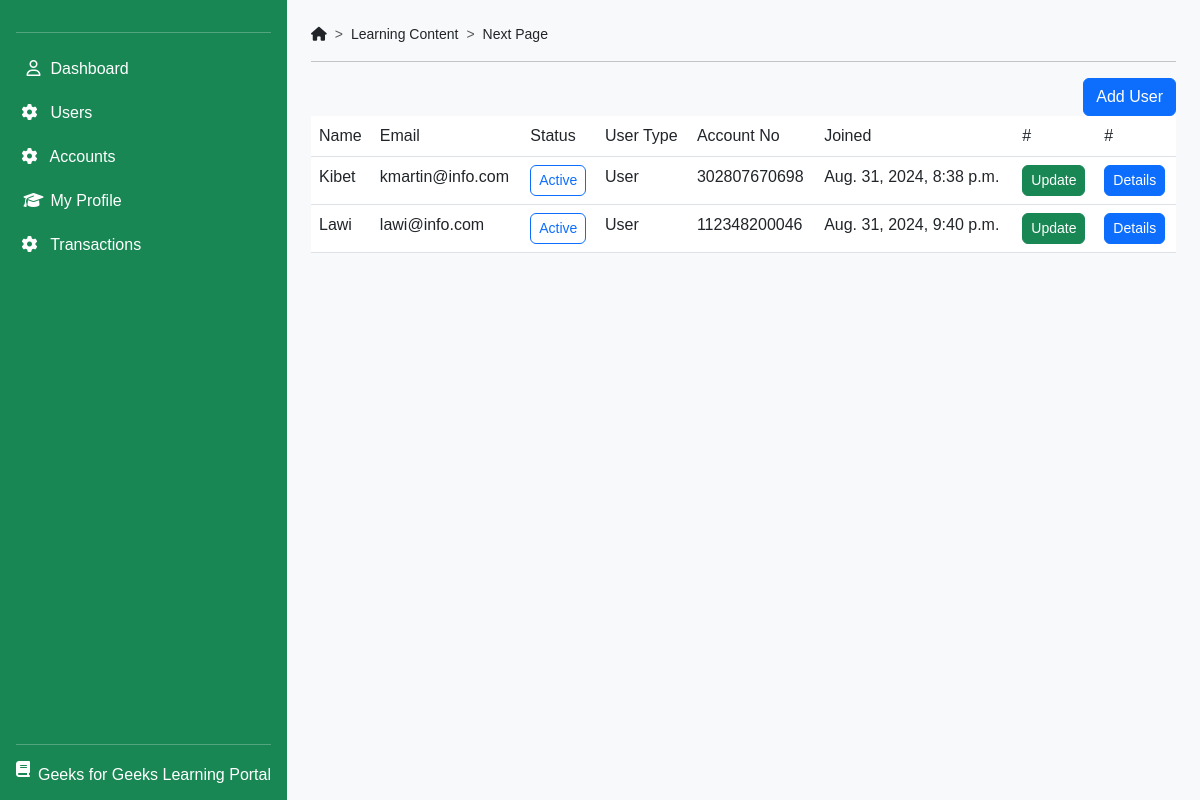
Before: /control/ctrl_users/ with the older database file.
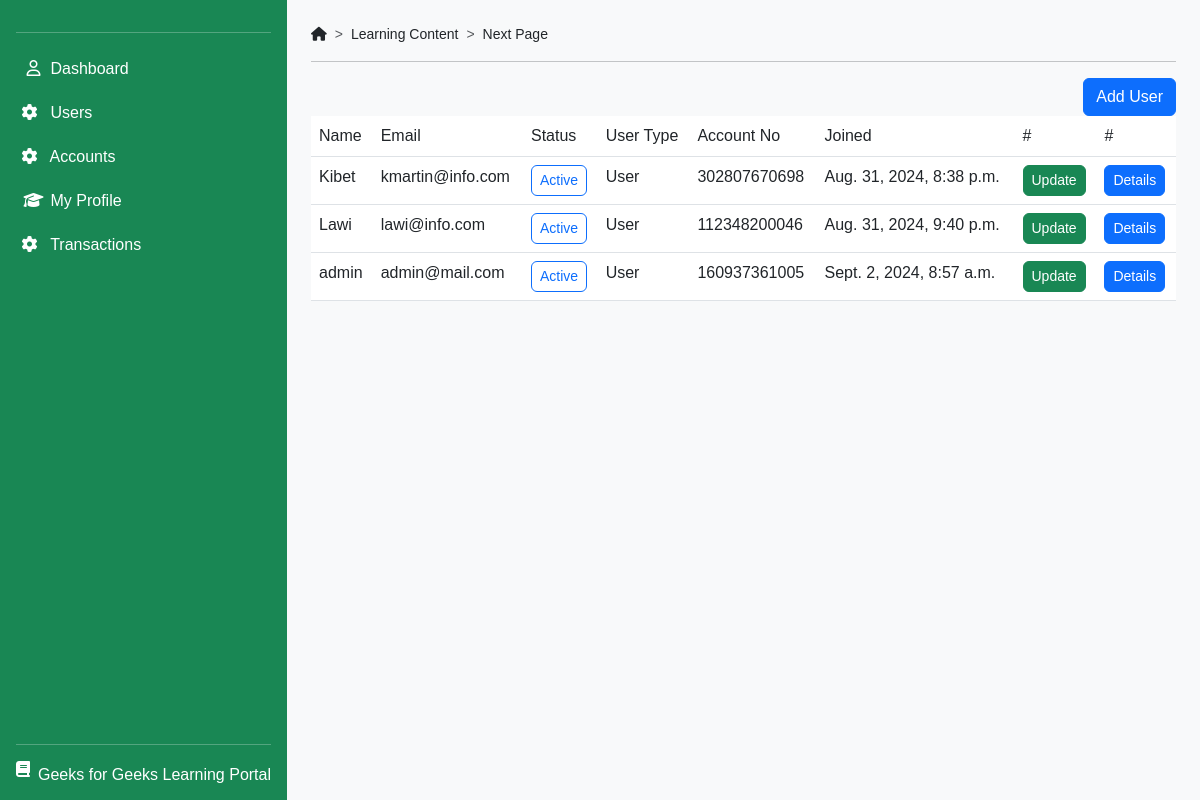
After: the same page with the newer database file.
### accounts/models.py (models this page shows, shortened)
class CustomUser(AbstractBaseUser, PermissionsMixin):
    ROLES = [
        ('User', 'user'),
        ('Staff', 'staff'),
        ('Admin', 'admin'),
    ]
    first_name = models.CharField(max_length=30, blank=False)
    last_name = models.CharField(max_length=30, blank=False)
    address = models.TextField(blank=True, null=True)
    phone_no = models.IntegerField(blank=True, null=True)
    email = models.EmailField(unique=True)
    date_joined = models.DateTimeField(default=timezone.now)
    last_login = models.DateTimeField(null=True, blank=True)
    is_active = models.BooleanField(default=True)
    is_staff = models.BooleanField(default=False)
    user_type = models.CharField(max_length=20, choices=ROLES, default='User')
    account_no = models.CharField(max_length=12, unique=True, editable=False)
    password_reset_token = models.CharField(max_length=100, blank=True, null=True)
    password_reset_expiry = models.DateTimeField(blank=True, null=True)
    objects = CustomUserManager()
    USERNAME_FIELD = 'email'
    REQUIRED_FIELDS = ['first_name', 'last_name']

### control/views.py (the view)
# urls.py: path('ctrl_users/', views.ctrl_users, name='ctrl_users'),
def ctrl_users(request):
    users = CustomUser.objects.all()
    return render(request, 'users/ctrl_users.html', {'users': users})

### control/templates/users/ctrl_users.html
{% extends '../dashboard.html' %}
{% block content %}
<div class="d-flex justify-content-end">
    <a href="{% url 'add_user' %}" class="btn btn-primary">
        Add User
    </a>
</div>
<table class="table">
    <thead>
        <tr>
            <td>Name</td>
            <td>Email</td>
            <td>Status</td>
            <td>User Type</td>
            <td>Account No</td>
            <td>Joined</td>
            <td>#</td>
            <td>#</td>
        </tr>
    </thead>
    {% for user in users %}
    <tr>
        <td>{{user.first_name}}</td>
        <td>{{user.email}}</td>
        <td>
            {% if user.is_active %}
                <a href="" class="btn btn-outline-primary btn-sm rounded">Active</a>
            {% else %}
                <a href="" class="btn btn-danger btn-sm rounded">Not active</a>
            {% endif %}
        </td>
        <td>{{user.user_type}}</td>
        <td>{{user.account_no}}</td>
        <td>{{user.date_joined}}</td>
        <td>
            <a href="{% url 'update_user' user.id %}" class="btn btn-sm btn-success rounded">Update</a>
        </td>
        <td>
            <a href="{% url 'user_details' user.id %}" class="btn btn-primary btn-sm rounded">Details</a>
        </td>
    </tr>
    {% endfor %}
</table>
{% endblock %}

### control/templates/dashboard.html (shortened to what this page needs)
{% load static %}
<!DOCTYPE html>
<html lang="en">
<head>
    <link href="https://cdn.jsdelivr.net/npm/bootstrap@5.3.0-alpha3/dist/css/bootstrap.min.css" rel="stylesheet"
>
    <link rel="stylesheet" href="{% static 'css/temp.css'%}">
    <link rel="stylesheet" href="https://cdnjs.cloudflare.com/ajax/libs/font-awesome/6.4.0/css/all.min.css"
 />
</head>
<body>
    <div class="container-fluid p-0 d-flex h-100">
        <div id="bdSidebar" class="d-flex flex-column
                    flex-shrink-0
                    p-3 bg-success
                    text-white offcanvas-md offcanvas-start">
            <hr>
            <ul class="mynav nav nav-pills flex-column mb-auto">
                <li class="nav-item mb-1">
                    <a href="{% url 'user_home' %}">
                        <i class="fa-regular fa-user"></i>
                        Dashboard
                    </a>
                </li>
                <li class="sidebar-item  nav-item mb-1">
                    <a href="#" class="sidebar-link collapsed" data-bs-toggle="collapse" data-bs-target="#users"
                        aria-expanded="false" aria-controls="settings">
                        <i class="fas fa-cog pe-2"></i>
                        <span class="topic">Users </span>
                    </a>
                </li>
                <li class="sidebar-item  nav-item mb-1">
                    <a href="#" class="sidebar-link collapsed" data-bs-toggle="collapse" data-bs-target="#accounts"
                        aria-expanded="false" aria-controls="settings">
                        <i class="fas fa-cog pe-2"></i>
                        <span class="topic">Accounts </span>
                    </a>
                </li>
                <li class="nav-item mb-1">
                    <a href="#">
                        <i class="fa-solid fa-graduation-cap"></i>
                        My Profile
                    </a>
                </li>
                <li class="sidebar-item  nav-item mb-1">
                    <a href="#" class="sidebar-link collapsed" data-bs-toggle="collapse" data-bs-target="#transactions"
                        aria-expanded="false" aria-controls="settings">
                        <i class="fas fa-cog pe-2"></i>
                        <span class="topic">Transactions </span>
                    </a>
                </li>
            </ul>
            <hr>
            <div class="d-flex">
                <i class="fa-solid fa-book  me-2"></i>
                <span>
                    <h6 class="mt-1 mb-0">
                        Geeks for Geeks Learning Portal
                    </h6>
                </span>
            </div>
        </div>
        <div class="bg-light flex-fill">
            <div class="p-4">
                <nav style="--bs-breadcrumb-divider:'>';font-size:14px">
                    <ol class="breadcrumb">
                        <li class="breadcrumb-item">
                            <i class="fa-solid fa-house"></i>
                        </li>
                        <li class="breadcrumb-item">Learning Content</li>
                        <li class="breadcrumb-item">Next Page</li>
                    </ol>
                </nav>
                <hr>
                <div class="row">
                    <div class="col">
                        {% block content %}{% endblock %}
                    </div>
                </div>
            </div>
        </div>
    </div>
</body>
</html>

### static/css/temp.css (style rules this page uses)
html, body { height: 100%; font-family: 'Ubuntu', sans-serif; }
.mynav { color: #fff; }
.mynav li a { color: #fff; text-decoration: none; width: 100%; display: block; border-radius: 5px; padding: 8px 5px; }
.mynav li a i { width: 25px; text-align: center; }

Changed rows visible on the page:
added CustomUser: first_name "admin", email "admin@mail.com", is_active "Active", user_type "User", account_no "160937361005", date_joined "Sept. 2, 2024, 8:57 a.m."
